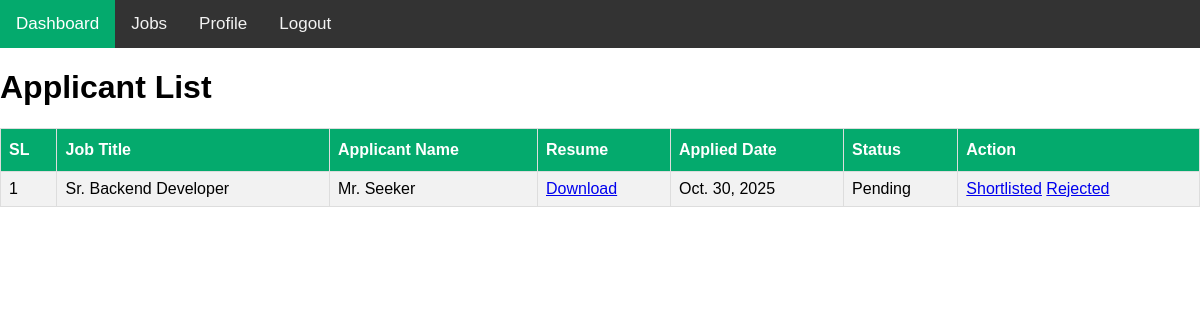
The page /applicant-list/1/ on the database its author committed.
### job_portal_app/models.py (models this page shows, shortened)
class ApplyJobModel(models.Model):
    STATUS = {
        ('Pending','Pending'),
        ('Shortlisted','Shortlisted'),
        ('Rejected','Rejected'),
    }
    applied_by = models.ForeignKey(JobSeekerModel, on_delete=models.CASCADE, related_name='seeker_info', null=True)
    job = models.ForeignKey(JobPostModel, on_delete=models.CASCADE, related_name='seeker_job', null=True)
    resume = models.FileField(upload_to='media/resume', null=True)
    status = models.CharField(choices=STATUS, max_length=20, default='Pending',null=True)
    applied_date = models.DateField(auto_now_add=True, null=True)

class JobPostModel(models.Model):
    posted_by = models.ForeignKey(EmployerModel, on_delete=models.CASCADE, related_name='employeer_job', null=True)
    job_title = models.CharField(max_length=255, null=True)
    description = models.CharField(max_length=255, null=True)
    skills_required = models.CharField(max_length=255, null=True)
    salary = models.IntegerField(null=True)
    deadline = models.DateField(null=True)
    posted_date = models.DateField(auto_now_add=True, null=True)

class JobSeekerModel(models.Model):
    seeker = models.OneToOneField(PortalUserModel, on_delete=models.CASCADE, related_name='seeker_profile', null=True)
    full_name = models.CharField(max_length=200, null=True)
    contact_numer = models.CharField(max_length=15, null=True)
    last_education = models.CharField(max_length=100, null=True)
    skills = models.TextField(null=True)

### job_portal_app/views.py (the view)
# urls.py: path('applicant-list/<int:job_id>/',applicant_list,name='applicant_list'),
def applicant_list(request, job_id):
    applicant_data = ApplyJobModel.objects.filter(job = job_id)
    context = {
        'applicant_data': applicant_data
    }
    return render(request, 'jobs/applicant-list.html',context)

### job_portal_app/templates/jobs/applicant-list.html
{% extends 'master/base.html' %}
{% block content %}
<h1>Applicant List</h1>
<table>
    <tr>
        <th>SL</th>
        <th>Job Title</th>
        <th>Applicant Name</th>
        <th>Resume</th>
        <th>Applied Date</th>
        <th>Status</th>
        <th>Action</th>
    </tr>
    {% for i in applicant_data %}
    <tr>
        <td>{{forloop.counter}}</td>
        <td>{{i.job.job_title}}</td>
        <td>{{i.applied_by.full_name}}</td>
        <td>
            <a href="{{i.resume.url}}" target="_blank">Download</a>
        </td>
        <td>{{i.applied_date}}</td>
        <td>{{i.status}}</td>
        <td>
            <a href="{% url 'shortlisted' i.id %}">Shortlisted</a>
            <a href="{% url 'rejected' i.id %}">Rejected</a>
        </td>
    </tr>
    {% endfor %}
</table>
{% endblock content %}

### job_portal_app/templates/master/base.html (style rules this page uses)
body { margin: 0; font-family: Arial, Helvetica, sans-serif; }
table { font-family: Arial, Helvetica, sans-serif; border-collapse: collapse; width: 100%; }
td, th { border: 1px solid #ddd; padding: 8px; }
tr:nth-child(even) { background-color: #f2f2f2; }
th { padding-top: 12px; padding-bottom: 12px; text-align: left; background-color: #04AA6D; color: white; }

### rows shown on the page
ApplyJobModel: job.job_title "Sr. Backend Developer", applied_by.full_name "Mr. Seeker", applied_date "Oct. 30, 2025", status "Pending"
